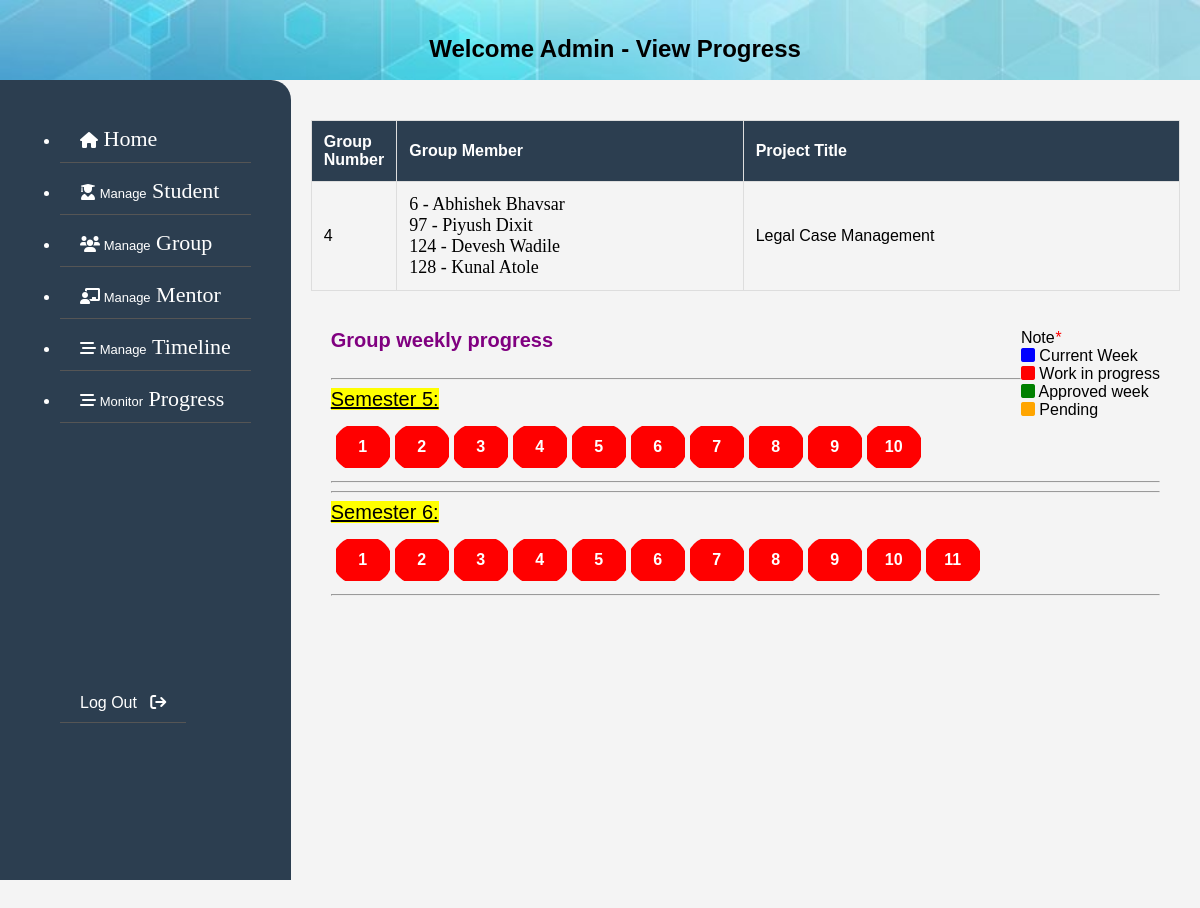
The page /Admin/viewprogress.php?year=2023&groupNo=4 on the database its author committed.
### tables this page shows
CREATE TABLE `grouptable` (
  `id` int(11) NOT NULL,
  `groupno` int(4) NOT NULL,
  `mentorid` int(4) NOT NULL,
  `projecttitle` varchar(50) NOT NULL,
  `projectdetail` varchar(255) NOT NULL,
  `sponsershipname` varchar(50) NOT NULL,
  `sponsershipdetail` varchar(255) NOT NULL,
  `year` varchar(4) NOT NULL
);

CREATE TABLE `student` (
  `id` int(11) NOT NULL,
  `firstname` varchar(25) NOT NULL,
  `middlename` varchar(25) NOT NULL,
  `lastname` varchar(25) NOT NULL,
  `rollno` int(4) NOT NULL,
  `enrollmentno` varchar(10) NOT NULL,
  `gender` varchar(6) NOT NULL,
  `mobileno` varchar(10) NOT NULL,
  `password` varchar(12) NOT NULL,
  `groupno` int(4) NOT NULL,
  `status` varchar(7) NOT NULL,
  `year` varchar(4) NOT NULL
);

CREATE TABLE `timeline` (
  `id` int(11) NOT NULL,
  `weeknumber` int(4) NOT NULL,
  `startdate` date NOT NULL,
  `enddate` date NOT NULL,
  `activityplan` varchar(255) NOT NULL,
  `semester` varchar(1) NOT NULL,
  `year` varchar(4) NOT NULL
);

### Admin/viewprogress.php (the view, shortened to what this page needs)
<!DOCTYPE html>
<html lang="en">
<head>
    <link rel="stylesheet" href="https://cdnjs.cloudflare.com/ajax/libs/font-awesome/6.0.0-beta3/css/all.min.css" />
</head>
<body>
    <?php
    $year = $_GET['year'];
    ?>
    <header>
    <h2> Welcome Admin -  View Progress</h2>
    </header>
    <div id="container">
        <div id="sidebar">
        <div id="menu">
                <ul>
                <li><a href="newhome.php?year=<?php echo $year; ?>"><i class="fas fa-home"></i><span style="font-size:22px;font-family: 'cursive';">&nbsp;Home</span></a></li>
                        <li><a><i class="fas fa-user-graduate"></i><span style="font-size:13px;"> Manage</span><span
                                style="font-size:22px;font-family: 'cursive';">&nbsp;Student</span></a>
                    </li>
                    <li><a href="groupmanagement.php?year=<?php echo $year; ?>"><i class="fas fa-users"></i><span
                                style="font-size:13px;"> Manage</span><span
                                style="font-size:22px;font-family: 'cursive';">&nbsp;Group</span></a></li>
                    <li><a href="menmanagement.php?year=<?php echo $year; ?>"><i
                                class="fas fa-chalkboard-teacher"></i><span style="font-size:13px;"> Manage</span><span
                                style="font-size:22px;font-family: 'cursive';">&nbsp;Mentor</a></li>
                    <li><a><i class="fas fa-stream"></i><span style="font-size:13px;"> Manage</span><span
                                style="font-size:22px;font-family: 'cursive';">&nbsp;Timeline</span></a>
                    </li>
                    <li><a><i class="fas fa-stream"></i><span style="font-size:13px;"> Monitor</span><span
                                style="font-size:22px;font-family: 'cursive';">&nbsp;Progress</span></a>
                    </li>
                </ul>
            </div>
            <br><br><br><br><br><br>
            <div id="menu">
                <ul style="  list-style-type: none;">
                    <li><a href="../index.php?year=<?php echo $year; ?>">Log Out&nbsp;&nbsp;&nbsp;<i
                                class="fas fa-sign-out"></i></a></li>
                </ul>
            </div>
        </div>
        <div id="content">
            <?php
            $groupNo = $_GET['groupNo'];
            include 'config.php';
            $selectGroupQuery = "SELECT * FROM `grouptable` WHERE groupno = $groupNo";
            $groupsResult = mysqli_query($con, $selectGroupQuery);
            ?>
            <table id="table">
                <thead>
                    <tr>
                        <th id="th" style="width:0%">Group Number</th>
                        <th id="th">Group Member</th>
                        <th id="th">Project Title</th>
                    </tr>
                </thead>
                <tbody>
                    <?php while ($group = mysqli_fetch_assoc($groupsResult)) {
                        $gr = $group['groupno'];
                        $selectStudentQuery = "SELECT * FROM `student` WHERE `groupno` = $gr ORDER BY `rollno` ASC";
                        $studentsResult = mysqli_query($con, $selectStudentQuery);
                        ?>
                        <tr>
                            <td>
                                <?php echo $group['groupno']; ?>
                            </td>
                            <td>
                                <?php while ($stud = mysqli_fetch_assoc($studentsResult)) { ?>
                                    <span style="font-family: -webkit-body; font-size: large;">
                                        <?php echo $stud['rollno'];
                                        echo ' - ';
                                        echo $stud['firstname'];
                                        echo $stud['lastname']; ?>
                                    </span>
                                    <?php echo '<br>';
                                } ?>
                            </td>
                            <td>
                                <?php if ($group['projecttitle']) {
                                    echo $group['projecttitle'];
                                } else { ?>
                                    <span style="color:red">
                                        <?php echo 'Not Decided yet'; ?>
                                    </span>
                                <?php } ?>
                            </td>
                        </tr>
                    <?php } ?>
                </tbody>
            </table>
            <br>
            <div style="padding:20px;margin-bottom:200px;">
                <div>
                    <div style="float: right;">
                        <span>Note<i style="color:red;">*</i></span><br>
                        <span><i class="fa-solid fa-square" style="color:blue"></i> Current Week</span><br>
                        <span><i class="fa-solid fa-square" style="color:red"></i> Work in progress</span><br>
                        <span><i class="fa-solid fa-square" style="color:green"></i> Approved week</span><br>
                        <span><i class="fa-solid fa-square" style="color:orange"></i> Pending</span>
                    </div>
                    <span style="color:purple;font-size:20px"><b>Group weekly progress</b></span> <br><br><hr>
                    <span style="font-size:20px;background-color:yellow"><u>Semester 5:</u></span> <br>
                    <div>
                        <table>
                            <tr>
                                <?php
                                $selectWeekQuery = "SELECT * FROM `timeline` where year=$year AND semester=5 ORDER BY weeknumber ASC";
                                $weeksResult = mysqli_query($con, $selectWeekQuery);
                                while ($week = mysqli_fetch_assoc($weeksResult)) {
                                    $currentDate = date('Y-m-d');
                                    $startDate = $week['startdate'];
                                    $endDate = $week['enddate'];
                                    $wNumber = $week['weeknumber'];
                                    $id = $week['id'];
                                    $selectddateQuery = "SELECT
            DATE_FORMAT(startdate, '%d/%m/%Y') AS formatted_startdate,
            DATE_FORMAT(enddate, '%d/%m/%Y') AS formatted_enddate
            FROM timeline where id=$id";
                                    $date = mysqli_query($con, $selectddateQuery);
                                    $row1 = mysqli_fetch_assoc($date);
                                    $sDate = $row1['formatted_startdate'];
                                    $eDate = $row1['formatted_enddate'];
                                    if ($currentDate >= $startDate && $currentDate <= $endDate) {
                                        $selectCoQuery = "SELECT * FROM `groupwork` where year=$year AND semester=5 AND groupno=$groupNo AND weeknumber=$wNumber ORDER BY weeknumber ASC";
                                        $CoResult = mysqli_query($con, $selectCoQuery);
                                        if (mysqli_num_rows($CoResult) > 0) {
                                            ?>
                                            <th style="background-color:green;" class="week-th" data-week="<?php echo $wNumber; ?>"
                                                data-details="Week <?php echo $wNumber; ?> Details"
                                                data-startdate="<?php echo $sDate; ?>" data-enddate="<?php echo $eDate; ?>"
                                                data-activityplan="<?php echo $week['activityplan']; ?>"><?php echo $wNumber; ?></th><?php
                                        } else {
                                            ?><th style=" background-color:blue;" class="week-th" data-week="<?php echo $wNumber; ?>"
                                                data-details="Week <?php echo $wNumber; ?> Details"
                                                data-startdate="<?php echo $sDate; ?>" data-enddate="<?php echo $eDate; ?>"
                                                data-activityplan="<?php echo $week['activityplan']; ?>">
                                                <?php echo $wNumber; ?>
                                            </th>
                                            <?php
                                        }
                                    } elseif ($currentDate > $endDate) {
                                        $selectCoQuery = "SELECT * FROM `groupwork` where year=$year AND semester=5 AND groupno=$groupNo AND weeknumber=$wNumber ORDER BY weeknumber ASC";
                                        $CoResult = mysqli_query($con, $selectCoQuery);
                                        if (mysqli_num_rows($CoResult) > 0) {
                                            ?>
                                            <th style="background-color:green;" class="week-th" data-week="<?php echo $wNumber; ?>"
                                                data-details="Week <?php echo $wNumber; ?> Details"
                                                data-startdate="<?php echo $sDate; ?>" data-enddate="<?php echo $eDate; ?>"
                                                data-activityplan="<?php echo $week['activityplan']; ?>">
                                                <?php echo $wNumber; ?>
                                            </th>
                                            <?php
                                        } else {
                                            ?>
                                            <th style="background-color:red;" class="week-th" data-week="<?php echo $wNumber; ?>"
                                                data-details="Week <?php echo $wNumber; ?> Details"
                                                data-startdate="<?php echo $sDate; ?>" data-enddate="<?php echo $eDate; ?>"
                                                data-activityplan="<?php echo $week['activityplan']; ?>">
                                                <?php echo $wNumber; ?>
                                            </th>
                                            <?php
                                        }
                                    }
                                } ?>
                            </tr>
                        </table>
                    </div><hr><hr>
                    <span style="font-size:20px;background-color:yellow"><u>Semester 6:</u></span> <br>
                    <div>
                        <table>
                            <tr>
                                <?php
                                $selectWeekQuery = "SELECT * FROM `timeline` where year=$year AND semester=6 ORDER BY weeknumber ASC";
                                $weeksResult = mysqli_query($con, $selectWeekQuery);
                                while ($week = mysqli_fetch_assoc($weeksResult)) {
                                    $currentDate = date('Y-m-d');
                                    $startDate = $week['startdate'];
                                    $endDate = $week['enddate'];
                                    $wNumber = $week['weeknumber'];
                                    $id = $week['id'];
                                    $selectddateQuery = "SELECT
            DATE_FORMAT(startdate, '%d/%m/%Y') AS formatted_startdate,
            DATE_FORMAT(enddate, '%d/%m/%Y') AS formatted_enddate
            FROM timeline where id=$id";
                                    $date = mysqli_query($con, $selectddateQuery);
                                    $row1 = mysqli_fetch_assoc($date);
                                    $sDate = $row1['formatted_startdate'];
                                    $eDate = $row1['formatted_enddate'];
                                    if ($currentDate >= $startDate && $currentDate <= $endDate) {
                                        $selectCoQuery = "SELECT * FROM `groupwork` where year=$year AND semester=6 AND groupno=$groupNo AND weeknumber=$wNumber ORDER BY weeknumber ASC";
                                        $CoResult = mysqli_query($con, $selectCoQuery);
                                        if (mysqli_num_rows($CoResult) > 0) {
                                            ?>
                                            <th style="background-color:green;" class="week-th" data-week="<?php echo $wNumber; ?>"
                                                data-details="Week <?php echo $wNumber; ?> Details"
                                                data-startdate="<?php echo $sDate; ?>" data-enddate="<?php echo $eDate; ?>"
                                                data-activityplan="<?php echo $week['activityplan']; ?>""><?php echo $wNumber; ?></th><?php
                                        } else {
                                            ?><th style=" background-color:blue;" class="week-th" data-week="<?php echo $wNumber; ?>"
                                                data-details="Week <?php echo $wNumber; ?> Details"
                                                data-startdate="<?php echo $sDate; ?>" data-enddate="<?php echo $eDate; ?>"
                                                data-activityplan="<?php echo $week['activityplan']; ?>">
                                                <?php echo $wNumber; ?>
                                            </th>
                                            <?php
                                        }
                                    } elseif ($currentDate > $endDate) {
                                        $selectCoQuery = "SELECT * FROM `groupwork` where year=$year AND semester=6 AND groupno=$groupNo AND weeknumber=$wNumber ORDER BY weeknumber ASC";                                        $CoResult = mysqli_query($con, $selectCoQuery);
                                        if (mysqli_num_rows($CoResult) > 0) {
                                            ?>
                                            <th style="background-color:green;" class="week-th" data-week="<?php echo $wNumber; ?>"
                                                data-details="Week <?php echo $wNumber; ?> Details"
                                                data-startdate="<?php echo $sDate; ?>" data-enddate="<?php echo $eDate; ?>"
                                                data-activityplan="<?php echo $week['activityplan']; ?>">
                                                <?php echo $wNumber; ?>
                                            </th>
                                            <?php
                                        } else {
                                            ?>
                                            <th style="background-color:red;" class="week-th" data-week="<?php echo $wNumber; ?>"
                                                data-details="Week <?php echo $wNumber; ?> Details"
                                                data-startdate="<?php echo $sDate; ?>" data-enddate="<?php echo $eDate; ?>"
                                                data-activityplan="<?php echo $week['activityplan']; ?>">
                                                <?php echo $wNumber; ?>
                                            </th>
                                            <?php
                                        }
                                    }
                                } ?>
                            </tr>
                        </table>
                    </div><hr>
                    <br>
                </div>
            </div>
        </div>
    </div>
</body>
</html>

### rows shown on the page
grouptable: groupno "4", projecttitle "Legal Case Management"
student: rollno "6", firstname "Abhishek", lastname "Bhavsar"
student: rollno "97", firstname "Piyush", lastname "Dixit"
student: rollno "124", firstname "Devesh", lastname "Wadile"
student: rollno "128", firstname "Kunal", lastname "Atole"
timeline: weeknumber "1"
timeline: weeknumber "2"
timeline: weeknumber "3"
timeline: weeknumber "4"
timeline: weeknumber "5"
timeline: weeknumber "6"
timeline: weeknumber "7"
timeline: weeknumber "8"
timeline: weeknumber "9"
timeline: weeknumber "10"
timeline: weeknumber "1"
timeline: weeknumber "2"
timeline: weeknumber "3"
timeline: weeknumber "4"
timeline: weeknumber "5"
timeline: weeknumber "6"
timeline: weeknumber "7"
timeline: weeknumber "8"
timeline: weeknumber "9"
timeline: weeknumber "10"
timeline: weeknumber "11"
